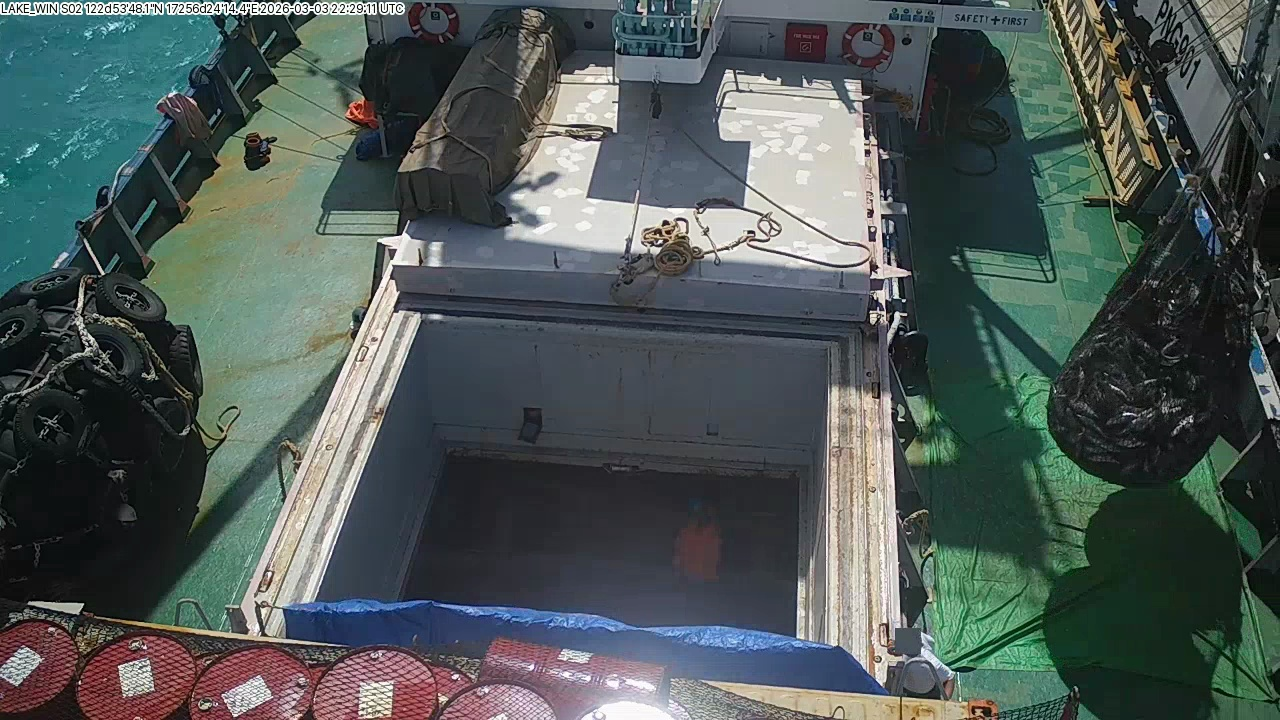
#> input picture data/dataset/images/train/frame_000321.jpg, 1280 x 720 px; its folder holds only this picture in this run
$ python -i oneshot.py   (imports and definitions only)
#> lines starting #> are read from the running program, lines starting #| are printed output that depends on the picture; after the words box and inside, x2 and y2 are one past the last pixel; in counts of white or black regions, pixels touching at a corner belong together
#> further down, picture is the input picture: shape (720, 1280, 3); mean B, G, R 86.5, 88.5, 77.8
"""One-shot brailer detection from manual reference polygons (no training)."""

from __future__ import annotations

import logging
from dataclasses import dataclass
from typing import Any

import cv2
import numpy as np

from .labeling import sam_polygon

logger = logging.getLogger(__name__)

# HSV histogram bins for back-projection (H, S channels; V excluded for lighting robustness).
_HIST_BINS = (30, 32)
_HIST_RANGES = (0, 180, 0, 256)


@dataclass
class ReferenceSignature:
    """Visual signature derived from one or more reference brailer polygons."""

    hist_hs: np.ndarray
    hist_hs_backproj: np.ndarray
    hu_moments: np.ndarray
    area_ratio_min: float
    area_ratio_max: float
    aspect_min: float
    aspect_max: float
    center_cx: float
    center_cy: float
    center_tol: float = 0.25
    orb_descriptors: np.ndarray | None = None
    # Interior color: brailer fill is darker than background, especially at the bottom (tuna).
    interior_v_mean: float = 80.0
    interior_v_tol: float = 35.0
    dark_pixel_ratio: float = 0.5
    dark_pixel_ratio_min: float = 0.2
    bottom_top_v_delta: float = -15.0
    bottom_top_v_delta_max: float = 5.0
    # Teardrop / droplet shape: wider at bottom, narrower at top.
    width_ratio_bottom_top: float = 1.3
    width_ratio_min: float = 1.0
    width_ratio_max: float = 2.5
    widest_y_frac: float = 0.7

    # [11 lines left out: function to_dict, not called in this run]


@dataclass(frozen=True)
class DetectionResult:
    polygon_norm: list[tuple[float, float]]
    confidence: float
    bbox_xyxy: tuple[int, int, int, int]


# [261 lines left out: functions _polygon_to_mask, _mask_metrics, _compute_hist_hs, _compute_hu_moments, _mask_band_width, _interior_color_profile and 5 more, not called in this run]


def _dark_blob_mask(frame: np.ndarray) -> np.ndarray:
    """Fallback mask similar to frame_extractor dark-blob heuristic."""
    h, w = frame.shape[:2]
#> h = 720; w = 1280
    y1 = int(h * 0.48)
#> y1 = 345
    x0 = int(w * 0.22)
#> x0 = 281
    x1 = int(w * 0.78)
#> x1 = 998
    roi = frame[0:y1, x0:x1]
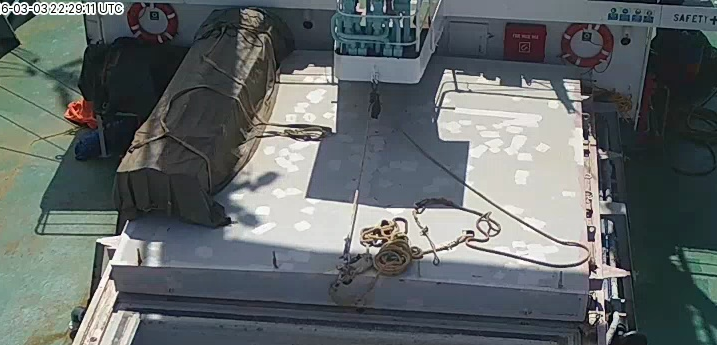
#> roi: shape (345, 717, 3); mean B, G, R 104.3, 103.6, 97

    hsv = cv2.cvtColor(roi, cv2.COLOR_BGR2HSV)
#> hsv: shape (345, 717, 3); mean H, S, V 80.7, 50.2, 109.6
    gray = cv2.cvtColor(roi, cv2.COLOR_BGR2GRAY)
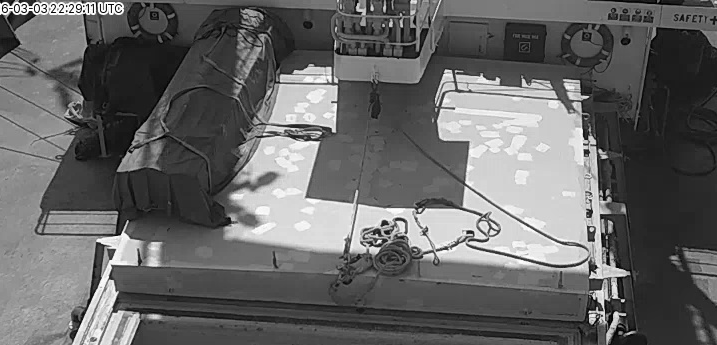
#> gray: shape (345, 717); min 0, max 255, mean 101.7
    mask = cv2.inRange(hsv, (0, 0, 0), (180, 255, 105))
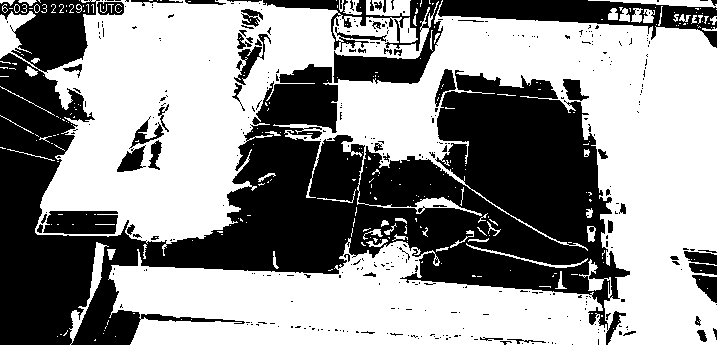
#> mask: shape (345, 717); 57% white; 379 black regions (317 under 20 px), largest, box (x1, y1, x2, y2) and area: (0, 0, 630, 345) 87906, (438, 0, 717, 48) 5254, (263, 0, 443, 84) 4861
    mask = cv2.bitwise_and(mask, cv2.inRange(gray, 0, 115))

    full = np.zeros((h, w), dtype=np.uint8)
    full[0:y1, x0:x1] = mask
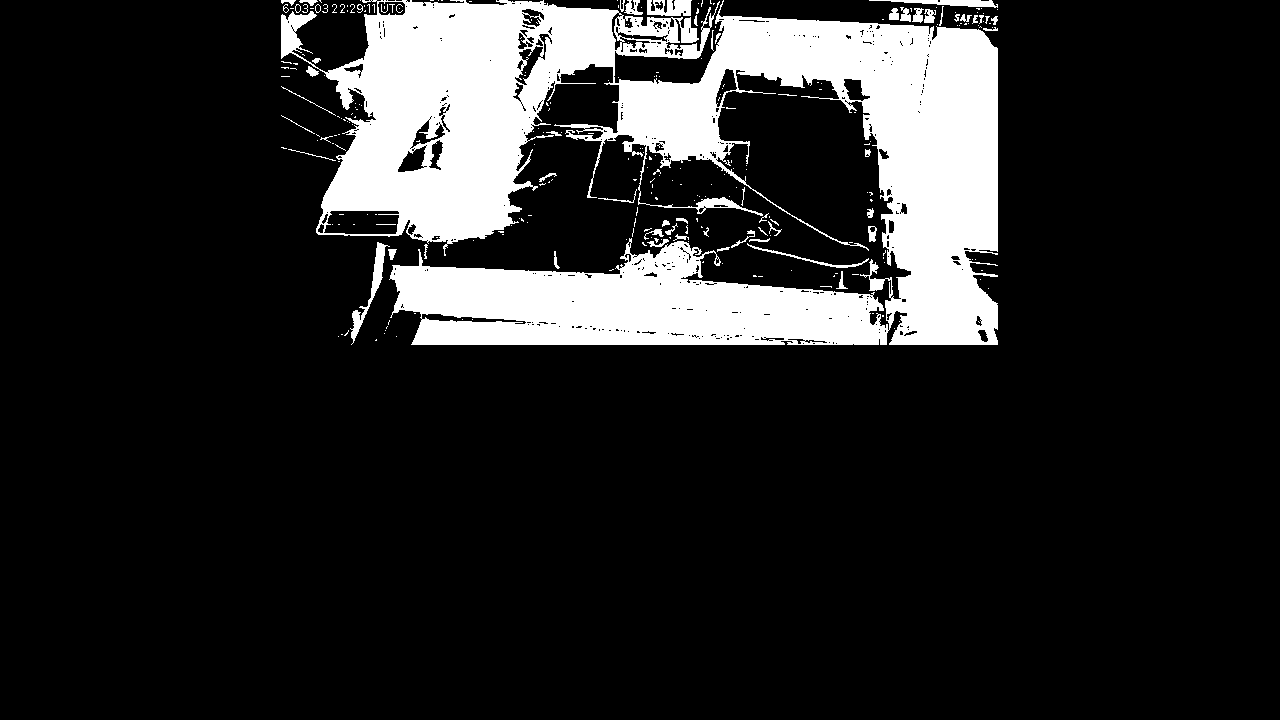
#> full: shape (720, 1280); 15.3% white; 284 white regions (226 under 20 px), largest, box (x1, y1, x2, y2) and area: (281, 0, 998, 345) 135558, (350, 242, 390, 345) 741, (647, 0, 692, 16) 561
    return full


# [256 lines left out: functions propose_regions, _score_color, _score_interior_color, _score_teardrop, _score_shape, _score_geometry and 5 more, not called in this run]

>>> import cv2
>>> picture = cv2.imread('../data/dataset/images/train/frame_000321.jpg')
>>> result = _dark_blob_mask(picture)

$ run again, on data/dataset/images/train/frame_000425.jpg
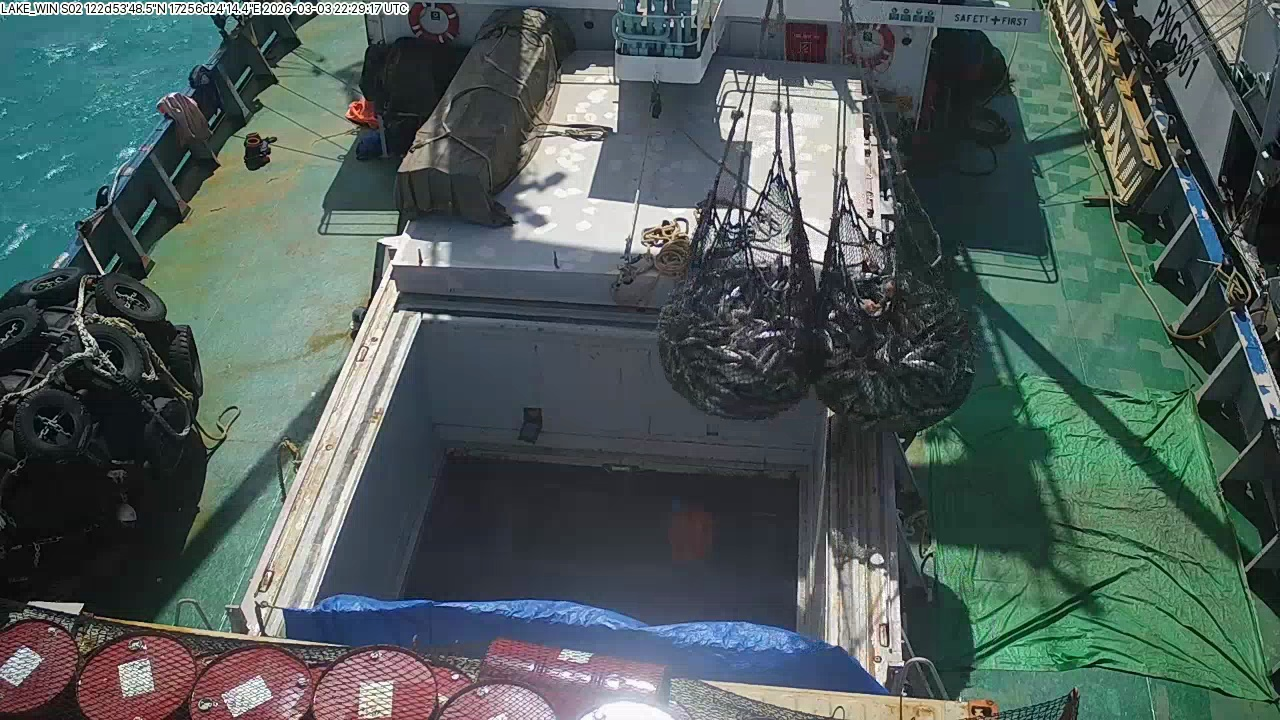
#> input picture data/dataset/images/train/frame_000425.jpg, 1280 x 720 px
#> picture is the input picture: shape (720, 1280, 3); mean B, G, R 90.9, 93.6, 79
#> hsv: shape (345, 717, 3); mean H, S, V 86.1, 46.9, 105.2
#> in _dark_blob_mask, `mask = cv2.inRange(hsv, (0, 0, 0), (180, 255, 105))`:
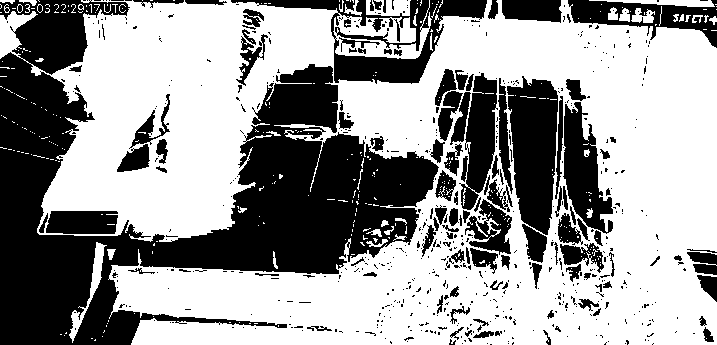
#> mask: shape (345, 717); 60.1% white; 617 black regions (506 under 20 px), largest, box (x1, y1, x2, y2) and area: (0, 0, 439, 345) 57556, (507, 76, 558, 235) 5945, (231, 0, 487, 84) 5811
#> in _dark_blob_mask, `full[0:y1, x0:x1] = mask`:
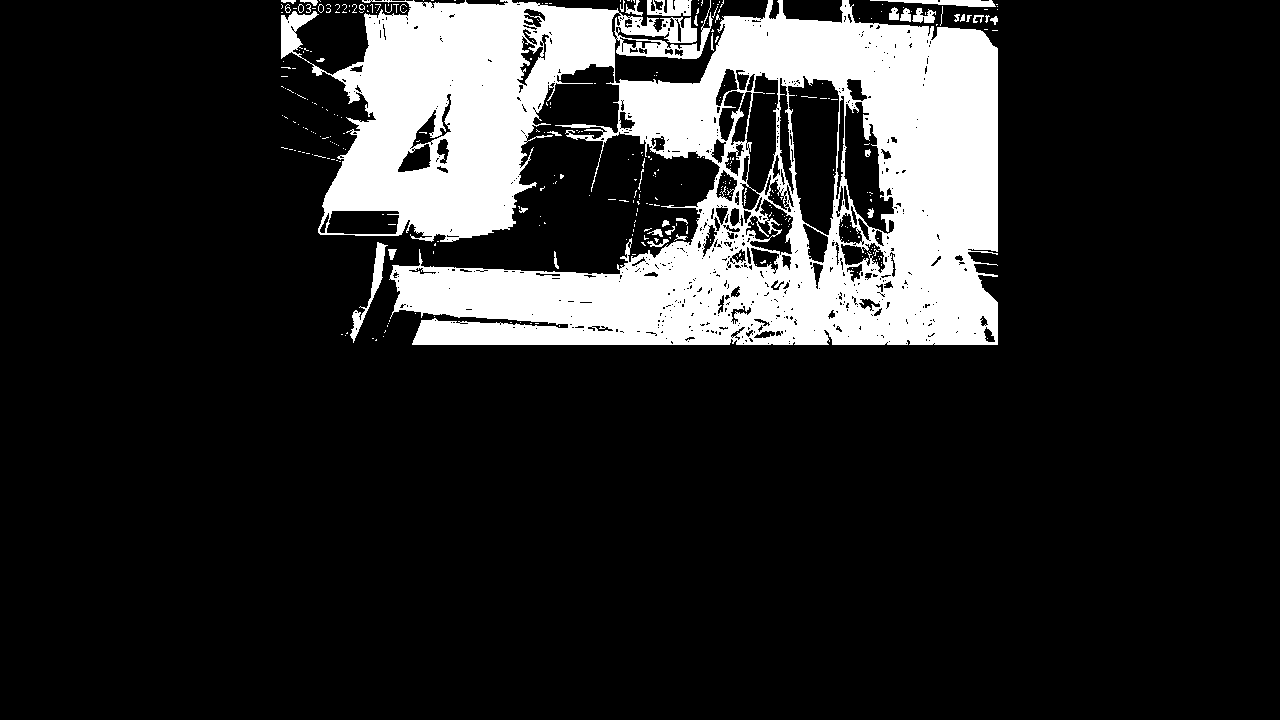
#> full: shape (720, 1280); 16.1% white; 345 white regions (307 under 20 px), largest, box (x1, y1, x2, y2) and area: (281, 0, 998, 345) 144395, (350, 242, 388, 343) 716, (647, 0, 692, 16) 543
